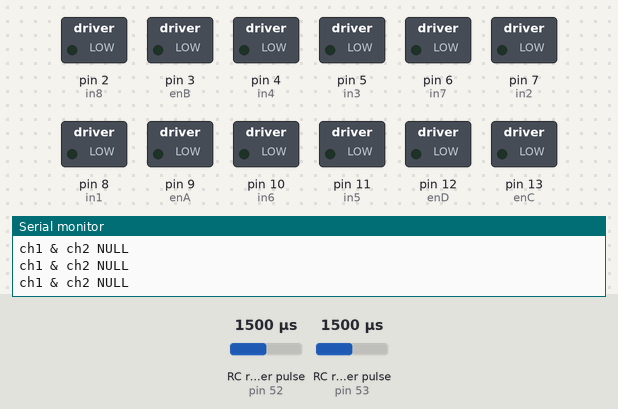
This sketch was run on a simulated Arduino Mega 2560, built with avr-gcc and run on an emulated ATmega2560. Shown: switched loads named in the sketch (green lamp = pin HIGH), the last lines printed to the serial monitor. Wiring (inferred from the names in the program): 2 × RC receiver channel: data pin 52 / data pin 53. Inputs (shaded band) come from the test bench; at power-on: RC receiver pulse (sensors on pin 52, pin 53) 1500 µs.

Above: at 1.2 s.
1.3 s: RC receiver pulse (sensor on pin 52) set to 1020 µs
3.3 s: RC receiver pulse (sensor on pin 53) set to 1465 µs
At 4.2 s:
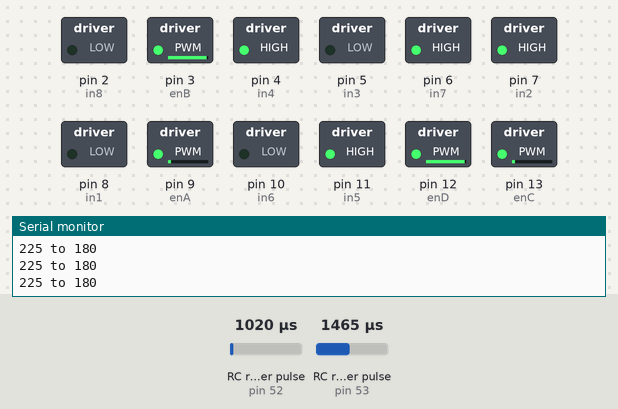
4.8 s: RC receiver pulse (sensor on pin 52) set to 1750 µs
At 5.5 s:
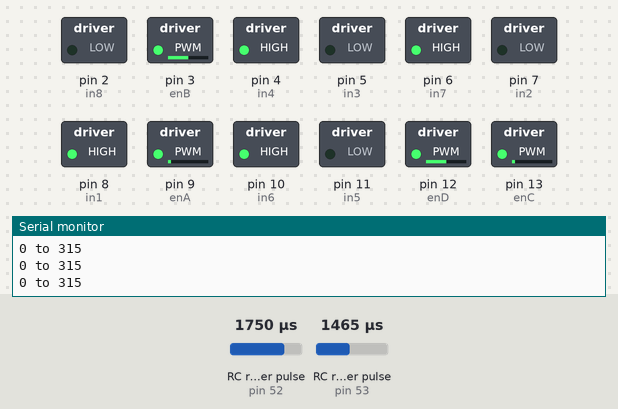
6.3 s: RC receiver pulse (sensor on pin 53) set to 1020 µs
At 7.5 s:
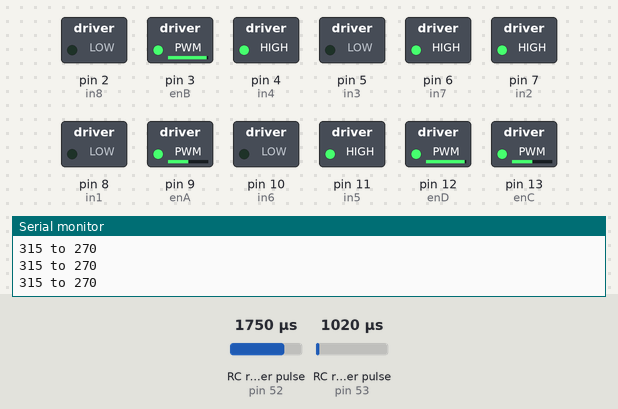
7.8 s: RC receiver pulse (sensor on pin 52) set to 1498 µs
9.3 s: RC receiver pulse (sensor on pin 52) set to 1474 µs
At 9.9 s:
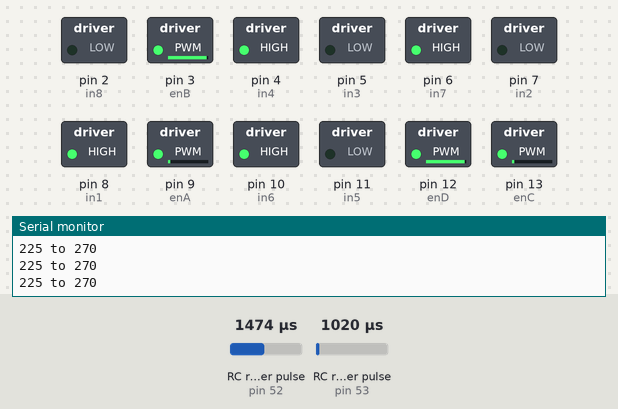
Timing chart, 0 to 11.8 s (numbered marks = the images above; inputs shaded):
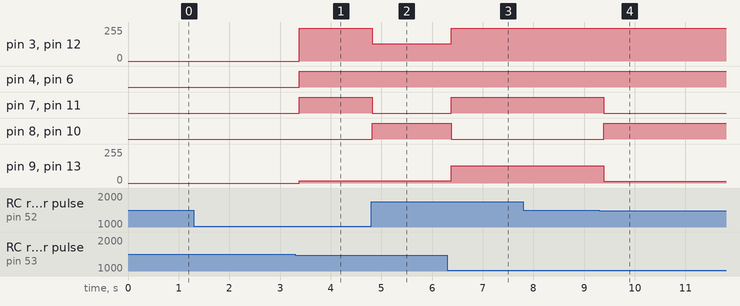

Measured:
- the behaviour switches between 1482 and 1481 µs on RC receiver pulse (sensor on pin 53) (found by bisection; images 0 and 1)
- the behaviour switches between 1482 and 1481 µs on RC receiver pulse (sensor on pin 52) (found by bisection; images 3 and 4)
- after the input at 3.3 s, pin 3 (enB), pin 12 (enD): 0/255 → 245/255 after 0.08 s; pin 4 (in4), pin 6 (in7), pin 7 (in2), pin 11 (in5): LOW → HIGH after 0.08 s; pin 9 (enA), pin 13 (enC): 0/255 → 18/255 after 0.08 s
- after the input at 4.8 s, pin 3 (enB), pin 12 (enD): 245/255 → 128/255 at once; pin 7 (in2), pin 11 (in5): HIGH → LOW at once; pin 8 (in1), pin 10 (in6): LOW → HIGH at once
- after the input at 6.3 s, pin 3 (enB), pin 12 (enD): 128/255 → 245/255 after 0.08 s; pin 7 (in2), pin 11 (in5): LOW → HIGH after 0.08 s; pin 8 (in1), pin 10 (in6): HIGH → LOW after 0.08 s; pin 9 (enA), pin 13 (enC): 18/255 → 128/255 after 0.08 s
- after the input at 9.3 s, pin 7 (in2), pin 11 (in5): HIGH → LOW after 0.08 s; pin 8 (in1), pin 10 (in6): LOW → HIGH after 0.08 s; pin 9 (enA), pin 13 (enC): 128/255 → 13/255 after 0.08 s

The sketch:

omni_cond_surya.ino
```cpp
#define CH1 52
#define CH2 53
#include <math.h>
// Integers to represent values from sticks and pots
int ch1Value;
int ch2Value;

// Read the number of a specified channel and convert to the range provided.
// If the channel is off, return the default value
int readChannel(int channelInput, int minLimit, int maxLimit, int defaultValue){
  int ch = pulseIn(channelInput, HIGH, 30000);
  if (ch < 100) return defaultValue;
  return map(ch, 1000, 2000, minLimit, maxLimit);
}

// Motor A connections

int enA = 9;
int in1 = 8;
int in2 = 7;
// Motor B connections
int enB = 3;
int in3 = 5;
int in4 = 4;

// Motor C connections
int enC = 13;
int in5 = 11;
int in6 = 10;
// Motor D connections
int enD = 12;
int in7 = 6;
int in8 = 2;
int A;
int B;

void setup() {
  // Set all the motor control pins to outputs
  Serial.begin(9600);
	pinMode(enA, OUTPUT);
	pinMode(enB, OUTPUT);
	pinMode(in1, OUTPUT);
	pinMode(in2, OUTPUT);
	pinMode(in3, OUTPUT);
	pinMode(in4, OUTPUT);

  pinMode(enC, OUTPUT);
	pinMode(enD, OUTPUT);
	pinMode(in5, OUTPUT);
	pinMode(in6, OUTPUT);
	pinMode(in7, OUTPUT);
	pinMode(in8, OUTPUT);

	// Turn off motors - Initial state
	digitalWrite(in1, LOW);
	digitalWrite(in2, LOW);
	digitalWrite(in3, LOW);
	digitalWrite(in4, LOW);
  digitalWrite(in5, LOW);
	digitalWrite(in6, LOW);
	digitalWrite(in7, LOW);
	digitalWrite(in8, LOW);
   // Set up serial monitor
  Serial.begin(115200);

  // Set all pins as inputs
  pinMode(CH1, INPUT);
  pinMode(CH2, INPUT);
}
void diagonalone(int dir,int speed){
  if (dir==1)
  {
    digitalWrite(in3,HIGH);
    digitalWrite(in4,LOW);
    digitalWrite(in7,LOW);
    digitalWrite(in8,HIGH);
    analogWrite(enB,speed);
    analogWrite(enD,speed);
  }
  else
  {
    digitalWrite(in3,LOW);
    digitalWrite(in4,HIGH);
    digitalWrite(in7,HIGH);
    digitalWrite(in8,LOW);
    analogWrite(enB,speed);
    analogWrite(enD,speed);
  }
}
void diagonaltwo(int dir,int speed){
  if (dir==1)
  {
    digitalWrite(in1,HIGH);
    digitalWrite(in2,LOW);
    digitalWrite(in5,LOW);
    digitalWrite(in6,HIGH);
    analogWrite(enA,speed);
    analogWrite(enC,speed);
  }
  else
  {
    digitalWrite(in1,LOW);
    digitalWrite(in2,HIGH);
    digitalWrite(in5,HIGH);
    digitalWrite(in6,LOW);
    analogWrite(enA,speed);
    analogWrite(enC,speed);
  }
}
void traverse(int speed1, int speed2)
{ // Get values for each channel
  //Serial.println(" | Ch1: ");
  //Serial.println(ch1Value);
  //Serial.println(" | Ch2: ");
  //Serial.println(ch2Value);
  //delay(500);

  //Quarter 1
  if (ch1Value>0 && ch2Value>0)
  {
    if(ch1Value>ch2Value)
    {
      diagonalone(1,ch1Value);
      diagonaltwo(1,ch2Value);
      Serial.println("0 to 45");
    }
    else if(ch1Value<ch2Value)
    {
      diagonalone(1,ch2Value);
      diagonaltwo(0,ch1Value);
      Serial.println("90 to 45");
    }
  }
  //Quarter 2
  if (ch1Value>0 && ch2Value<0)
  {
    if(ch1Value>abs(ch2Value))
    {
      diagonalone(0,ch1Value);
      diagonaltwo(1,abs(ch2Value));
      Serial.println("0 to 315");
    }
    else if(ch1Value<abs(ch2Value))
    {
      diagonalone(0,abs(ch2Value));
      diagonaltwo(0,ch1Value);
      Serial.println("315 to 270");
    }
  }
  //Quarter 3
  if (ch1Value<0 && ch2Value<0)
  {
    if(abs(ch1Value)>abs(ch2Value))
    {
      diagonalone(0,abs(ch1Value));
      diagonaltwo(0,abs(ch2Value));
      Serial.println("225 to 180");
    }
    else if(abs(ch1Value)<abs(ch2Value))
    {
      diagonalone(0,abs(ch2Value));
      diagonaltwo(1,abs(ch1Value));
      Serial.println("225 to 270");
    }
  }
  //Quarter 4
  if (ch1Value<0 && ch2Value>0)
  {
    if(abs(ch1Value)>ch2Value)
    {
      diagonalone(1,abs(ch1Value));
      diagonaltwo(0,ch2Value);
      Serial.println("180 to 135");
    }
    else if(abs(ch1Value)<ch2Value)
    {
      diagonalone(1,ch2Value);
      diagonaltwo(1,abs(ch1Value));
      Serial.println("90 to 135");
    }
  }

}

void loop()
{
  ch1Value = readChannel(CH1, -255, 255, 0);
  ch2Value = readChannel(CH2, -255, 255, 0);
  if(ch1Value<10 && ch1Value>-10 && (ch2Value>10 || ch2Value<-10))
  {
    ch1Value=0;
    traverse(ch1Value,ch2Value);
    Serial.println("ch1 NULL");
    delay(100);
  }
  else if(ch2Value<10 && ch2Value>-10 && (ch1Value>10 || ch1Value<-10))
  {
    ch2Value=0;
    traverse(ch1Value,ch2Value);
    Serial.println("ch2 NULL");
    delay(100);
  }
  else if (ch1Value<10 && ch1Value>-10 && ch2Value<10 && ch2Value>-10)
  {
    ch1Value=0;
    ch2Value=0;
    Serial.println("ch1 & ch2 NULL");
    delay(100);
  }
  else
  {
    traverse(ch1Value,ch2Value);
    delay(100);
  }
}
```
